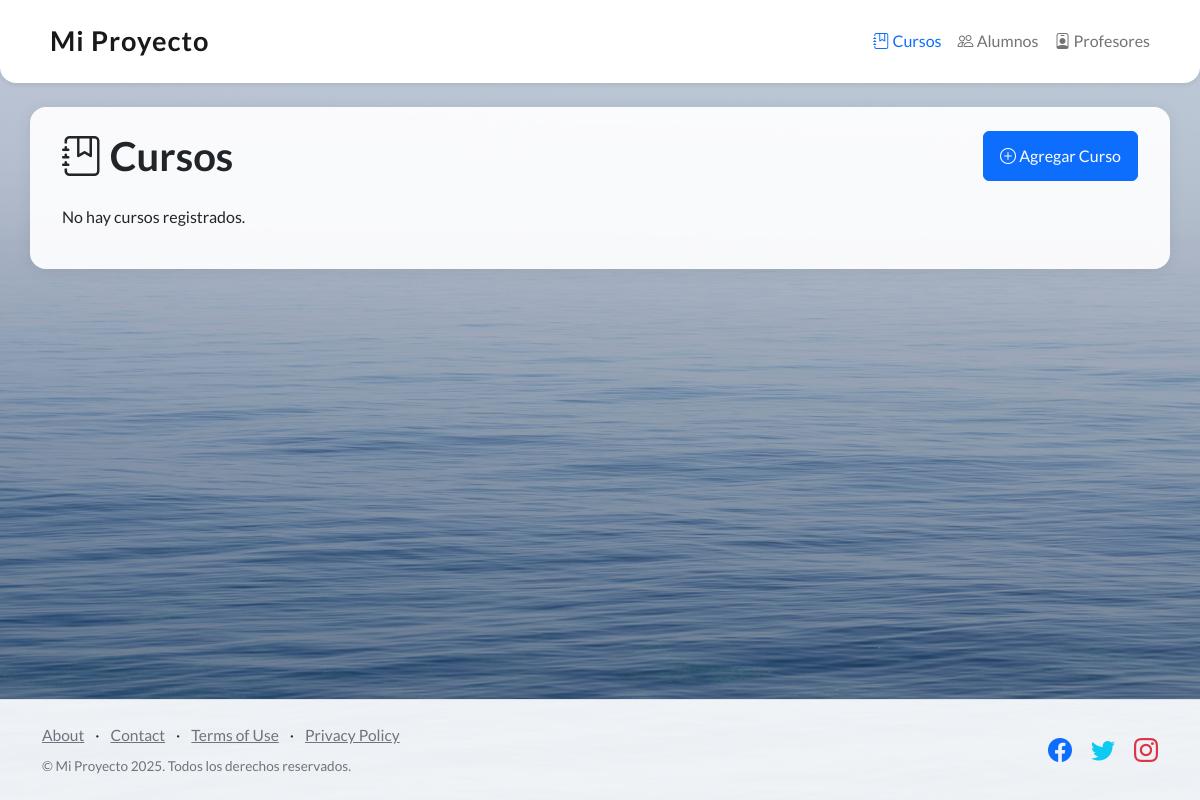
Before: /cursos/ with the older database file.
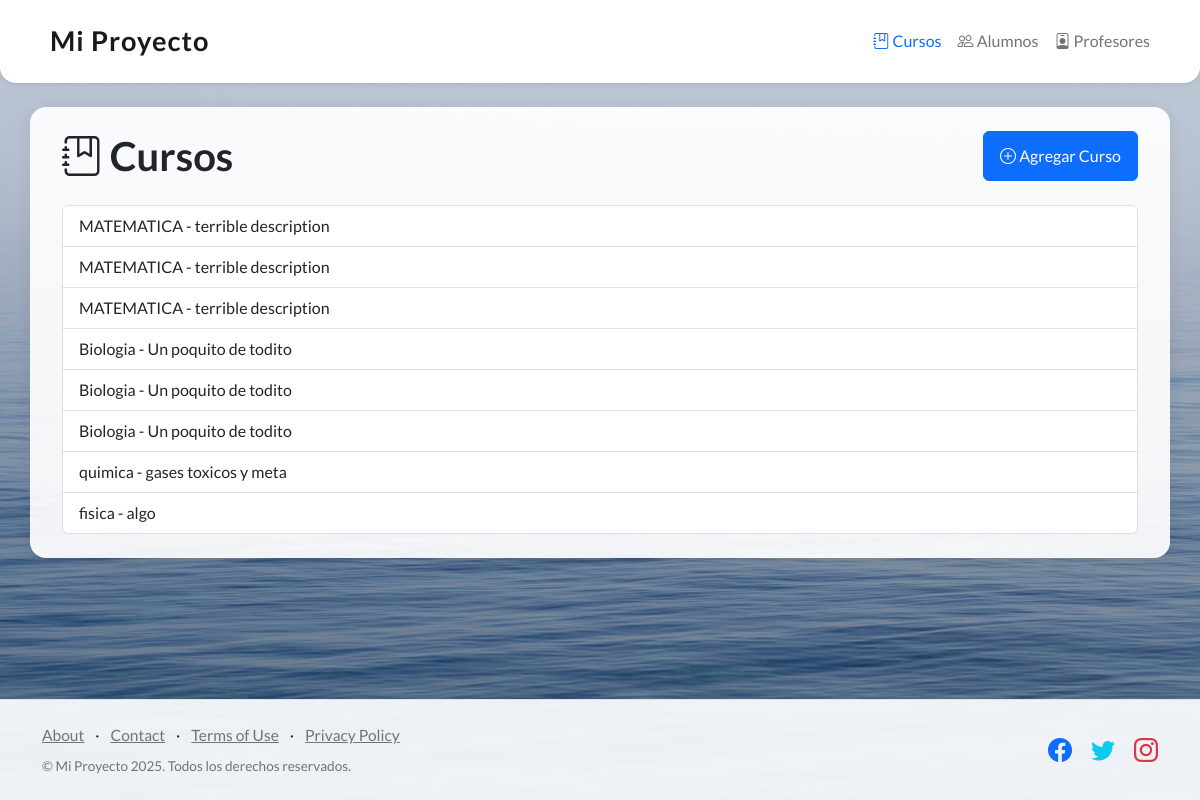
After: the same page with the newer database file.
### core/models.py (models this page shows)
class Cursos(models.Model):
    nombre = models.CharField(max_length=100)
    descripcion = models.TextField()
    fecha_inicio = models.DateTimeField()
    fecha_fin = models.DateTimeField()

### core/views.py (the view)
# urls.py: path('cursos/', cursos, name='cursos'),
def cursos(request):
    cursos = Cursos.objects.all()
    return render(request, 'core/cursos.html', {'cursos': cursos})

### core/templates/core/cursos.html (shortened to what this page needs)
{% extends 'core/padre.html' %}
{% block content %}
<div class="d-flex justify-content-between align-items-center mb-4">
    <h1 class="mb-0"><i class="bi bi-journal-bookmark"></i> Cursos</h1>
    <a href="{% url 'agregar_curso' %}" class="btn btn-primary">
        <i class="bi bi-plus-circle"></i> Agregar Curso
    </a>
</div>
{% if cursos %}
    <ul class="list-group">
        {% for curso in cursos %}
            <li class="list-group-item">
                {{ curso.nombre }} - {{ curso.descripcion }}
            </li>
        {% endfor %}
    </ul>
{% else %}
    <p>No hay cursos registrados.</p>
{% endif %}
{% endblock %}

### core/templates/core/padre.html (shortened to what this page needs)
<!DOCTYPE html>
<html lang="en">
<head>
    {% load static %}
    <link href="https://cdn.jsdelivr.net/npm/bootstrap-icons@1.5.0/font/bootstrap-icons.css" rel="stylesheet" type="text/css" />
    <link href="{% static 'core/css/styles.css' %}" rel="stylesheet" />
</head>
<body class="d-flex flex-column min-vh-100">
    <nav class="navbar navbar-expand-lg navbar-light bg-white shadow-sm mb-4 py-3">
        <div class="container">
            <a class="navbar-brand fw-bold" href="{% url 'inicio' %}">
                 Mi Proyecto
            </a>
            <div class="collapse navbar-collapse" id="navbarNav">
                <ul class="navbar-nav ms-auto">
                    <li class="nav-item">
                        <a class="nav-link {% if request.resolver_match.url_name == 'cursos' %}active{% endif %}" href="{% url 'cursos' %}">
                            <i class="bi bi-journal-bookmark"></i> Cursos
                        </a>
                    </li>
                    <li class="nav-item">
                        <a class="nav-link {% if request.resolver_match.url_name == 'alumnos' %}active{% endif %}" href="{% url 'alumnos' %}">
                            <i class="bi bi-people"></i> Alumnos
                        </a>
                    </li>
                    <li class="nav-item">
                        <a class="nav-link {% if request.resolver_match.url_name == 'profesores' %}active{% endif %}" href="{% url 'profesores' %}">
                            <i class="bi bi-person-badge"></i> Profesores
                        </a>
                    </li>
                </ul>
            </div>
        </div>
    </nav>
    <main class="flex-fill">
        <div class="container py-4">
            {% block content %}{% endblock %}
        </div>
    </main>
    <footer class="footer mt-auto py-4 border-top shadow-sm">
        <div class="container">
            <div class="row align-items-center">
                <div class="col-lg-6 text-center text-lg-start mb-3 mb-lg-0">
                    <ul class="list-inline mb-2">
                        <li class="list-inline-item"><a href="#!">About</a></li>
                        <li class="list-inline-item">·</li>
                        <li class="list-inline-item"><a href="#!">Contact</a></li>
                        <li class="list-inline-item">·</li>
                        <li class="list-inline-item"><a href="#!">Terms of Use</a></li>
                        <li class="list-inline-item">·</li>
                        <li class="list-inline-item"><a href="#!">Privacy Policy</a></li>
                    </ul>
                    <p class="text-muted small mb-0">&copy; Mi Proyecto 2025. Todos los derechos reservados.</p>
                </div>
                <div class="col-lg-6 text-center text-lg-end">
                    <ul class="list-inline mb-0">
                        <li class="list-inline-item me-3">
                            <a href="#!" class="text-decoration-none text-primary"><i class="bi bi-facebook fs-4"></i></a>
                        </li>
                        <li class="list-inline-item me-3">
                            <a href="#!" class="text-decoration-none text-info"><i class="bi bi-twitter fs-4"></i></a>
                        </li>
                        <li class="list-inline-item">
                            <a href="#!" class="text-decoration-none text-danger"><i class="bi bi-instagram fs-4"></i></a>
                        </li>
                    </ul>
                </div>
            </div>
        </div>
    </footer>
</body>
</html>

Changed rows visible on the page:
added Cursos: nombre "MATEMATICA", descripcion "terrible description"
added Cursos: nombre "MATEMATICA", descripcion "terrible description"
added Cursos: nombre "MATEMATICA", descripcion "terrible description"
added Cursos: nombre "Biologia", descripcion "Un poquito de todito"
added Cursos: nombre "Biologia", descripcion "Un poquito de todito"
added Cursos: nombre "Biologia", descripcion "Un poquito de todito"
added Cursos: nombre "quimica", descripcion "gases toxicos y meta"
added Cursos: nombre "fisica", descripcion "algo"
Other visible differences:
text no longer shown: "No hay cursos registrados."
